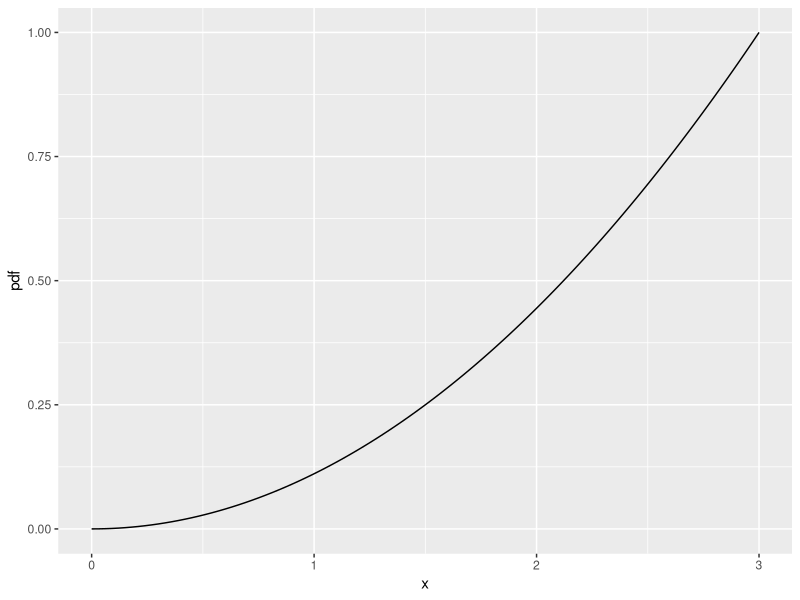
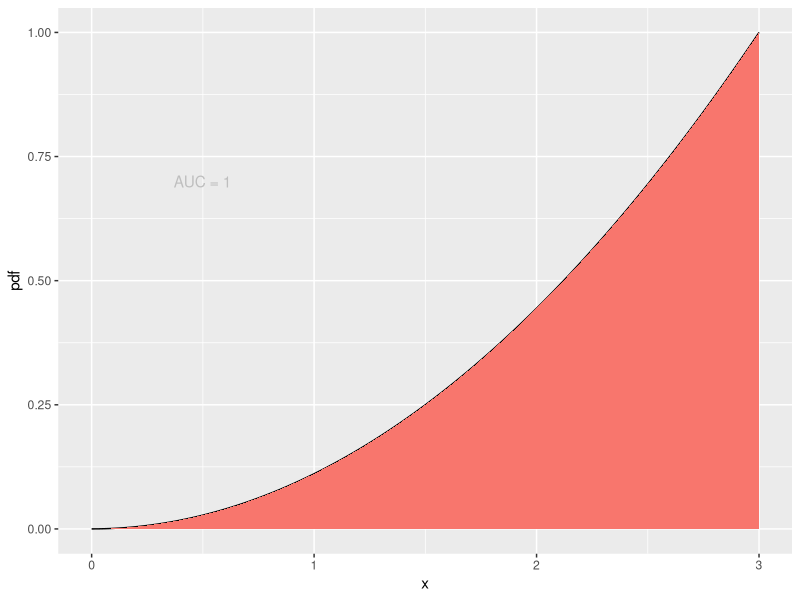
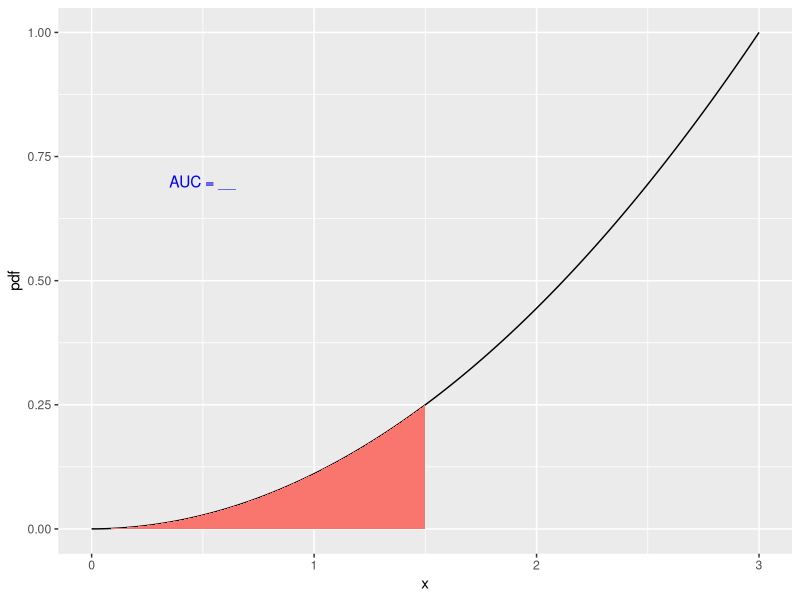

Write R code to recreate these figures, in order.
## ---- chunk 1
library("ggplot2")
eq = function(x){(1/9)*x^2}
ggplot(data.frame(x=c(1, 50)), aes(x=x)) + 
  stat_function(fun=eq) +
  xlab("x") + ylab("pdf") +
  xlim(0,3)
## ---- chunk 2
library("ggplot2")
eq = function(x){(1/9)*x^2}
ggplot(data.frame(x=c(1, 50)), aes(x=x)) + 
  stat_function(fun=eq) +
  xlab("x") + ylab("pdf") +
  xlim(0,3) +
  stat_function(fun=eq, 
                xlim = c(0, 3),
                geom = "area", 
                aes(fill = "grey")) +
  theme(legend.position = "none") +
  annotate("text", x = 0.5, y = 0.7, label = "AUC = 1", color = "grey")
## ---- chunk 3
library("ggplot2")
eq = function(x){(1/9)*x^2}
ggplot(data.frame(x=c(1, 50)), aes(x=x)) + 
  stat_function(fun=eq) +
  xlab("x") + ylab("pdf") +
  xlim(0,3) +
  stat_function(fun=eq, 
                xlim = c(0, 1.5),
                geom = "area", 
                aes(fill = "blue")) +
  theme(legend.position = "none") +
  annotate("text", x = 0.5, y = 0.7, label = "AUC = __", color = "grey") +
  annotate("text", x = 0.5, y = 0.7, label = "AUC = __", color = "blue")
